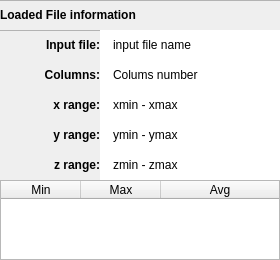
               <widget class="QWidget" name="page_30">
                <property name="geometry">
                 <rect>
                  <x>0</x>
                  <y>0</y>
                  <width>280</width>
                  <height>260</height>
                 </rect>
                </property>
                <attribute name="label">
                 <string>File info</string>
                </attribute>
                <layout class="QGridLayout" name="gridLayout_29">
                 <property name="leftMargin">
                  <number>0</number>
                 </property>
                 <property name="topMargin">
                  <number>0</number>
                 </property>
                 <property name="rightMargin">
                  <number>0</number>
                 </property>
                 <property name="bottomMargin">
                  <number>0</number>
                 </property>
                 <property name="spacing">
                  <number>0</number>
                 </property>
                 <item row="0" column="0">
                  <widget class="QWidget" name="widget_15" native="true">
                   <property name="sizePolicy">
                    <sizepolicy hsizetype="Fixed" vsizetype="Expanding">
                     <horstretch>0</horstretch>
                     <verstretch>0</verstretch>
                    </sizepolicy>
                   </property>
                   <property name="minimumSize">
                    <size>
                     <width>280</width>
                     <height>260</height>
                    </size>
                   </property>
                   <property name="maximumSize">
                    <size>
                     <width>10000</width>
                     <height>16777215</height>
                    </size>
                   </property>
                   <property name="styleSheet">
                    <string notr="true">#inputFileVector,#rowcolVector,#xMinMaxVector,#yMinMaxVector,#zMinMaxVector{
	padding-left:10px;
}

.QWidget{
	border-top:1px solid rgb(179, 179, 179);
}</string>
                   </property>
                   <layout class="QVBoxLayout" name="verticalLayout">
                    <property name="spacing">
                     <number>0</number>
                    </property>
                    <property name="leftMargin">
                     <number>0</number>
                    </property>
                    <property name="topMargin">
                     <number>0</number>
                    </property>
                    <property name="rightMargin">
                     <number>0</number>
                    </property>
                    <property name="bottomMargin">
                     <number>0</number>
                    </property>
                    <item>
                     <widget class="QLabel" name="label_68">
                      <property name="minimumSize">
                       <size>
                        <width>0</width>
                        <height>30</height>
                       </size>
                      </property>
                      <property name="maximumSize">
                       <size>
                        <width>16777215</width>
                        <height>30</height>
                       </size>
                      </property>
                      <property name="font">
                       <font>
                        <weight>75</weight>
                        <bold>true</bold>
                       </font>
                      </property>
                      <property name="text">
                       <string>Loaded File information</string>
                      </property>
                     </widget>
                    </item>
                    <item>
                     <widget class="QWidget" name="widget" native="true">
                      <property name="minimumSize">
                       <size>
                        <width>280</width>
                        <height>150</height>
                       </size>
                      </property>
                      <property name="maximumSize">
                       <size>
                        <width>16777215</width>
                        <height>10000</height>
                       </size>
                      </property>
                      <layout class="QGridLayout" name="gridLayout_28">
                       <property name="leftMargin">
                        <number>0</number>
                       </property>
                       <property name="topMargin">
                        <number>0</number>
                       </property>
                       <property name="rightMargin">
                        <number>0</number>
                       </property>
                       <property name="bottomMargin">
                        <number>0</number>
                       </property>
                       <property name="spacing">
                        <number>0</number>
                       </property>
                       <item row="0" column="0">
                        <widget class="QLabel" name="label_25">
                         <property name="minimumSize">
                          <size>
                           <width>0</width>
                           <height>30</height>
                          </size>
                         </property>
                         <property name="maximumSize">
                          <size>
                           <width>100</width>
                           <height>50</height>
                          </size>
                         </property>
                         <property name="font">
                          <font>
                           <weight>75</weight>
                           <bold>true</bold>
                          </font>
                         </property>
                         <property name="text">
                          <string>Input file:</string>
                         </property>
                         <property name="alignment">
                          <set>Qt::AlignRight|Qt::AlignTrailing|Qt::AlignVCenter</set>
                         </property>
                        </widget>
                       </item>
                       <item row="0" column="1">
                        <widget class="QLabel" name="inputFileVector">
                         <property name="minimumSize">
                          <size>
                           <width>0</width>
                           <height>30</height>
                          </size>
                         </property>
                         <property name="maximumSize">
                          <size>
                           <width>16777215</width>
                           <height>50</height>
                          </size>
                         </property>
                         <property name="styleSheet">
                          <string notr="true">QLabel{
	background-color:white;
}</string>
                         </property>
                         <property name="text">
                          <string>input file name</string>
                         </property>
                        </widget>
                       </item>
                       <item row="1" column="0">
                        <widget class="QLabel" name="label_27">
                         <property name="minimumSize">
                          <size>
                           <width>0</width>
                           <height>30</height>
                          </size>
                         </property>
                         <property name="maximumSize">
                          <size>
                           <width>100</width>
                           <height>50</height>
                          </size>
                         </property>
                         <property name="font">
                          <font>
                           <weight>75</weight>
                           <bold>true</bold>
                          </font>
                         </property>
                         <property name="text">
                          <string>Columns:</string>
                         </property>
                         <property name="alignment">
                          <set>Qt::AlignRight|Qt::AlignTrailing|Qt::AlignVCenter</set>
                         </property>
                        </widget>
                       </item>
                       <item row="1" column="1">
                        <widget class="QLabel" name="rowcolVector">
                         <property name="minimumSize">
                          <size>
                           <width>0</width>
                           <height>30</height>
                          </size>
                         </property>
                         <property name="maximumSize">
                          <size>
                           <width>16777215</width>
                           <height>50</height>
                          </size>
                         </property>
                         <property name="styleSheet">
                          <string notr="true">QLabel{
	background-color:white;
}</string>
                         </property>
                         <property name="text">
                          <string>Colums number</string>
                         </property>
                        </widget>
                       </item>
                       <item row="2" column="0">
                        <widget class="QLabel" name="label_31">
                         <property name="minimumSize">
                          <size>
                           <width>0</width>
                           <height>30</height>
                          </size>
                         </property>
                         <property name="maximumSize">
                          <size>
                           <width>100</width>
                           <height>50</height>
                          </size>
                         </property>
                         <property name="font">
                          <font>
                           <weight>75</weight>
                           <bold>true</bold>
                          </font>
                         </property>
                         <property name="text">
                          <string>x range:</string>
                         </property>
                         <property name="alignment">
                          <set>Qt::AlignRight|Qt::AlignTrailing|Qt::AlignVCenter</set>
                         </property>
                        </widget>
                       </item>
                       <item row="2" column="1">
                        <widget class="QLabel" name="xMinMaxVector">
                         <property name="minimumSize">
                          <size>
                           <width>0</width>
                           <height>30</height>
                          </size>
                         </property>
                         <property name="maximumSize">
                          <size>
                           <width>16777215</width>
                           <height>50</height>
                          </size>
                         </property>
                         <property name="styleSheet">
                          <string notr="true">QLabel{
	background-color:white;
}</string>
                         </property>
                         <property name="text">
                          <string>xmin - xmax</string>
                         </property>
                        </widget>
                       </item>
                       <item row="3" column="0">
                        <widget class="QLabel" name="label_32">
                         <property name="minimumSize">
                          <size>
                           <width>0</width>
                           <height>30</height>
                          </size>
                         </property>
                         <property name="maximumSize">
                          <size>
                           <width>100</width>
                           <height>50</height>
                          </size>
                         </property>
                         <property name="font">
                          <font>
                           <weight>75</weight>
                           <bold>true</bold>
                          </font>
                         </property>
                         <property name="text">
                          <string>y range:</string>
                         </property>
                         <property name="alignment">
                          <set>Qt::AlignRight|Qt::AlignTrailing|Qt::AlignVCenter</set>
                         </property>
                        </widget>
                       </item>
                       <item row="3" column="1">
                        <widget class="QLabel" name="yMinMaxVector">
                         <property name="minimumSize">
                          <size>
                           <width>0</width>
                           <height>30</height>
                          </size>
                         </property>
                         <property name="maximumSize">
                          <size>
                           <width>16777215</width>
                           <height>50</height>
                          </size>
                         </property>
                         <property name="styleSheet">
                          <string notr="true">QLabel{
	background-color:white;
}</string>
                         </property>
                         <property name="text">
                          <string>ymin - ymax</string>
                         </property>
                        </widget>
                       </item>
                       <item row="4" column="0">
                        <widget class="QLabel" name="label_33">
                         <property name="minimumSize">
                          <size>
                           <width>0</width>
                           <height>30</height>
                          </size>
                         </property>
                         <property name="maximumSize">
                          <size>
                           <width>100</width>
                           <height>50</height>
                          </size>
                         </property>
                         <property name="font">
                          <font>
                           <weight>75</weight>
                           <bold>true</bold>
                          </font>
                         </property>
                         <property name="text">
                          <string>z range:</string>
                         </property>
                         <property name="alignment">
                          <set>Qt::AlignRight|Qt::AlignTrailing|Qt::AlignVCenter</set>
                         </property>
                        </widget>
                       </item>
                       <item row="4" column="1">
                        <widget class="QLabel" name="zMinMaxVector">
                         <property name="minimumSize">
                          <size>
                           <width>0</width>
                           <height>30</height>
                          </size>
                         </property>
                         <property name="maximumSize">
                          <size>
                           <width>16777215</width>
                           <height>50</height>
                          </size>
                         </property>
                         <property name="styleSheet">
                          <string notr="true">QLabel{
	background-color:white;
}</string>
                         </property>
                         <property name="text">
                          <string>zmin - zmax</string>
                         </property>
                        </widget>
                       </item>
                      </layout>
                     </widget>
                    </item>
                    <item>
                     <widget class="QTableWidget" name="vector_Table">
                      <property name="minimumSize">
                       <size>
                        <width>280</width>
                        <height>80</height>
                       </size>
                      </property>
                      <property name="maximumSize">
                       <size>
                        <width>100000</width>
                        <height>16777215</height>
                       </size>
                      </property>
                      <property name="editTriggers">
                       <set>QAbstractItemView::NoEditTriggers</set>
                      </property>
                      <attribute name="horizontalHeaderDefaultSectionSize">
                       <number>80</number>
                      </attribute>
                      <attribute name="horizontalHeaderMinimumSectionSize">
                       <number>40</number>
                      </attribute>
                      <attribute name="horizontalHeaderStretchLastSection">
                       <bool>true</bool>
                      </attribute>
                      <column>
                       <property name="text">
                        <string>Min</string>
                       </property>
                      </column>
                      <column>
                       <property name="text">
                        <string>Max</string>
                       </property>
                      </column>
                      <column>
                       <property name="text">
                        <string>Avg</string>
                       </property>
                      </column>
                     </widget>
                    </item>
                   </layout>
                  </widget>
                 </item>
                </layout>
               </widget>
